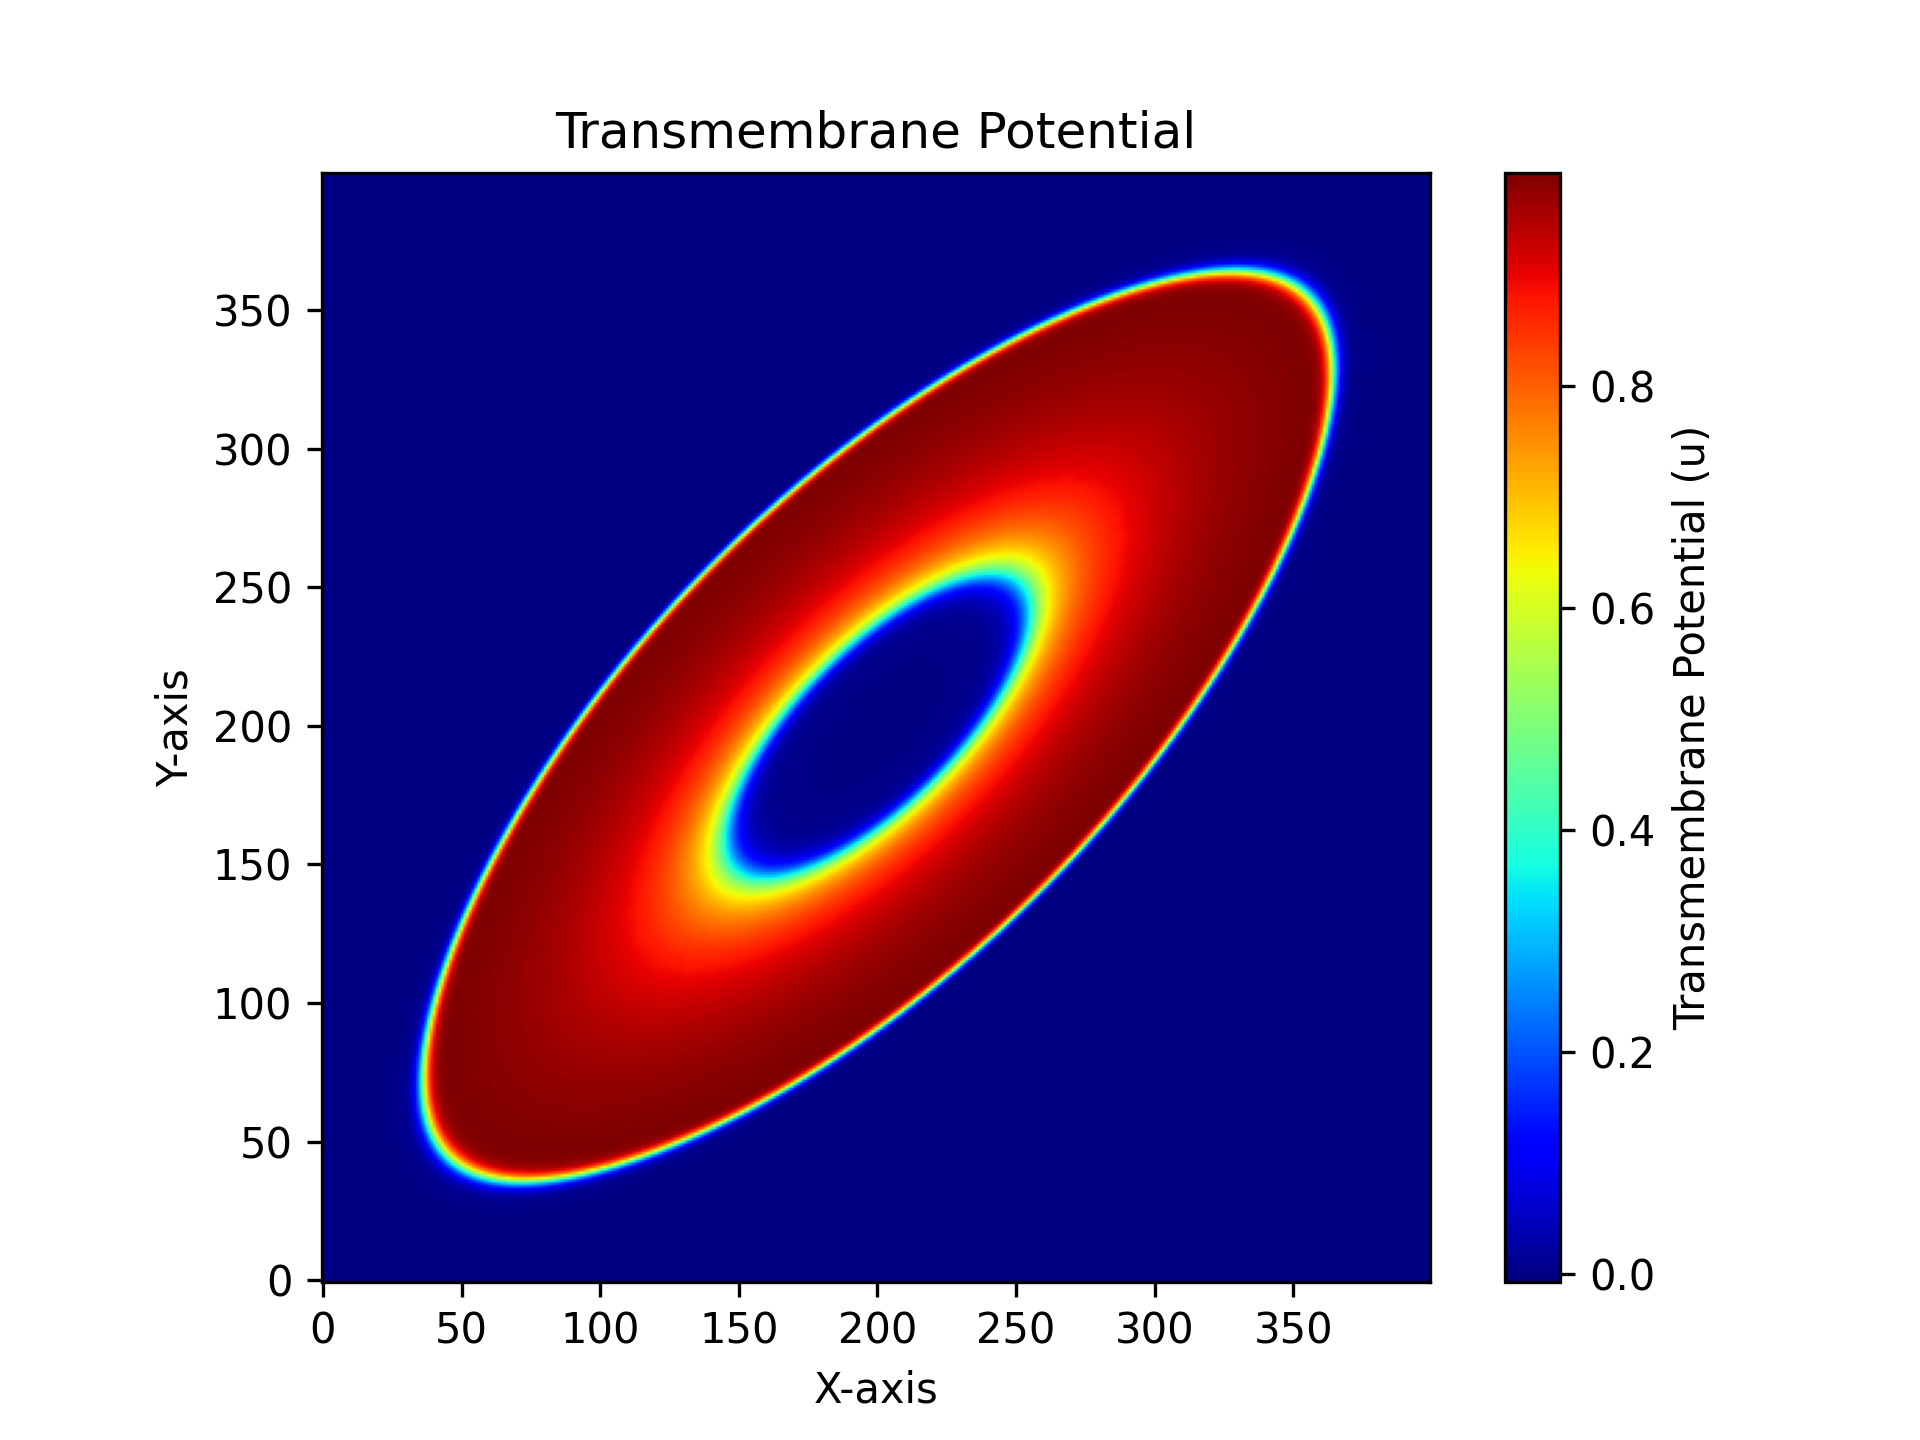

Write the Python code that produced this figure.
"""
Aliev-Panfilov 2D Model (Anisotropic)
=====================================

Overview:
---------
This example demonstrates how to simulate the Aliev-Panfilov model in a 
two-dimensional anisotropic cardiac tissue. Unlike the isotropic case, 
anisotropy is introduced by specifying a fiber orientation array, which 
modifies the diffusion properties of the tissue.

Simulation Setup:
-----------------
- Tissue Grid: A 400×400 cardiac tissue domain is created.
- Anisotropic Diffusion: Fiber orientation is set using a direction field.
- Fiber Orientation: Defined by an angle alpha = 0.25 * pi.
- Stimulation: A localized stimulus is applied at the center of the domain.
- Time and Space Resolution:
  - Temporal step (dt): 0.01 
  - Spatial resolution (dr): 0.25 
  - Total simulation time (t_max): 30 

Execution:
----------
1. Create a 2D cardiac tissue grid with fiber orientation.
2. Define and apply a stimulus at the center.
3. Set up and initialize the Aliev-Panfilov model.
4. Run the simulation to compute wave propagation in an anisotropic medium.
5. Visualize the membrane potential distribution at the final timestep.

Anisotropic Diffusion:
----------------------
Anisotropy is implemented by defining a fiber orientation field for the 
CardiacTissue object. The model automatically selects the appropriate stencil 
to calculate the diffusion term based on fiber direction.

Visualization:
--------------
The final membrane potential distribution is displayed using matplotlib, 
showing how the excitation wave propagates in the anisotropic medium.
"""

import matplotlib.pyplot as plt
import numpy as np
import finitewave as fw

# number of nodes on the side
n, m = 400, 400
tissue = fw.CardiacTissue([n, m], dr=0.25)
# fiber orientation angle
alpha = np.pi / 4
# add fibers orientation vectors
tissue.fibers = np.zeros([n, m, 2])
tissue.fibers[:, :, 0] = np.cos(alpha)
tissue.fibers[:, :, 1] = np.sin(alpha)

# set up stimulation parameters:
stim_sequence = fw.StimSequence()
stim_sequence.add_stim(fw.StimVoltageCoord(time=0, volt_value=1,
                                           x_min=n//2 - 5, x_max=n//2 + 5,
                                           y_min=m//2 - 5, y_max=m//2 + 5))

simulation = fw.CardiacSimulation(dt=0.01, t_max=35, backend="jax")
# add the tissue and the stim parameters to the model object:
simulation.cardiac_tissue = tissue
simulation.cardiac_model = fw.AlievPanfilov()
simulation.stim_sequence = stim_sequence

# run the model:
simulation.run()

# visualize the results:
fig = plt.figure()
plt.imshow(simulation.cardiac_model['u'], cmap='jet', origin='lower')
plt.colorbar(label='Transmembrane Potential (u)')
plt.title('Transmembrane Potential')
plt.xlabel('X-axis')
plt.ylabel('Y-axis')
plt.show()

fig.savefig("anisotropic_medium_2d.png", dpi=300)
